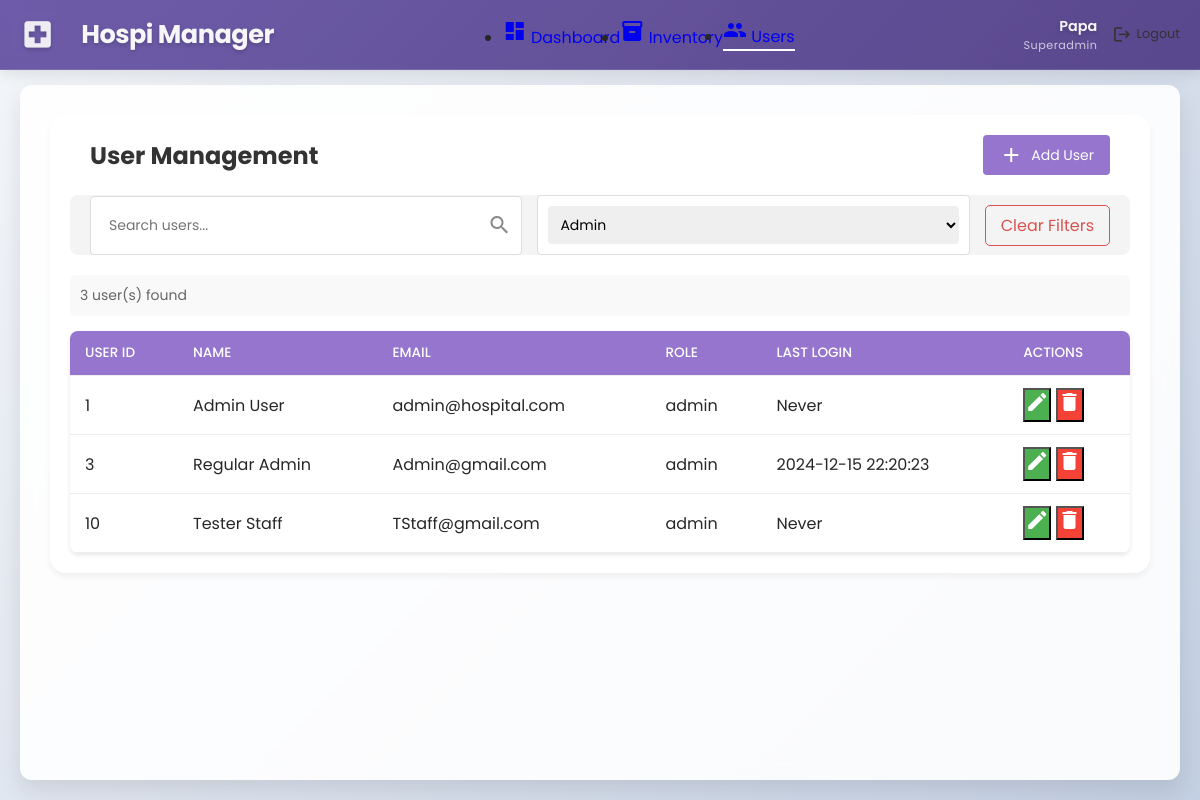
/view/admin/users.php?role=admin (signed in), run on the app's committed database.
### tables this page shows
CREATE TABLE `users` (
  `user_id` int(11) NOT NULL,
  `first_name` varchar(50) NOT NULL,
  `last_name` varchar(50) NOT NULL,
  `email` varchar(100) NOT NULL,
  `password` varchar(255) NOT NULL,
  `role` enum('admin','superadmin','staff') NOT NULL,
  `created_at` timestamp NOT NULL DEFAULT current_timestamp(),
  `last_login` datetime DEFAULT NULL
);

### view/admin/users.php (the view, shortened to what this page needs)
<?php
require_once BASE_PATH . '/functions/dashboard_functions.php';
$userRole = $_SESSION['role'];
$fullName = $_SESSION['first_name'] ?? 'User';
$searchQuery = $_GET['search'] ?? '';
$roleFilter = $_GET['role'] ?? '';
$query = "SELECT user_id, first_name, last_name, email, role, last_login FROM users WHERE 1=1";
$params = [];
$types = '';
if (!empty($roleFilter)) {
    $query .= " AND role = ?";
    $params[] = &$roleFilter;
    $types .= 's';
}
$stmt = $conn->prepare($query);
if (!empty($params)) {
    array_unshift($params, $types);
    call_user_func_array([$stmt, 'bind_param'], $params);
}
$stmt->execute();
$result = $stmt->get_result();
$users = $result->fetch_all(MYSQLI_ASSOC);
?>
<!DOCTYPE html>
<html lang="en">
<head>
    <link rel="stylesheet" href="../../assets/css/dashboard.css">
    <link rel="stylesheet" href="../../assets/css/users.css">
    <link rel="stylesheet" href="../../assets/css/styles.css">
</head>
<body>
    <div class="dashboard-container">
        <nav class="top-nav">
            <div class="nav-brand">
                <span class="material-icons">local_hospital</span>
                <span class="brand-name">Hospi Manager</span>
            </div>
            <ul class="nav-menu">
                <li>
                    <a href="dashboard.php">
                        <span class="material-icons">dashboard</span>
                        <span>Dashboard</span>
                    </a>
                </li>
                <li>
                    <a href="inventory.php">
                        <span class="material-icons">inventory</span>
                        <span>Inventory</span>
                    </a>
                </li>
                <li class="active">
                    <a href="users.php">
                        <span class="material-icons">people</span>
                        <span>Users</span>
                    </a>
                </li>
            </ul>
            <div class="nav-profile">
                <div class="user-info">
                    <span class="user-name"><?= htmlspecialchars($fullName) ?></span>
                    <span class="user-role"><?= ucfirst(htmlspecialchars($userRole)) ?></span>
                </div>
                <a href="../../actions/logout.php" class="logout-btn" onclick="return confirm('Are you sure you want to logout?')">
                    <span class="material-icons">logout</span>
                    <span>Logout</span>
                </a>
            </div>
        </nav>
        <main class="main-content">
            <div class="users-container">
                <div class="content-header">
                    <h1>User Management</h1>
                    <button class="add-btn" onclick="openModal('addUserModal')">
                        <span class="material-icons">add</span>
                        Add User
                    </button>
                </div>
                <div class="filters-section">
                    <form id="userFilterForm" method="GET" action="">
                        <div class="search-filter">
                            <input
                                type="text"
                                id="searchInput"
                                name="search"
                                placeholder="Search users..."
                                value="<?= htmlspecialchars($searchQuery) ?>"
                            >
                        </div>
                        <div class="role-filter">
                            <select
                                id="roleFilter"
                                name="role"
                                onchange="this.form.submit()"
                            >
                                <option value="admin" <?= $roleFilter === 'admin' ? 'selected' : '' ?>>Admin</option>
                            </select>
                        </div>
                        <?php if (!empty($searchQuery) || !empty($roleFilter)): ?>
                        <div class="clear-filter">
                            <a href="users.php" class="clear-btn">Clear Filters</a>
                        </div>
                        <?php endif; ?>
                    </form>
                </div>
                <div class="search-results">
                    <?php if (empty($users)): ?>
                        <p class="no-results">No users found matching your search criteria.</p>
                    <?php else: ?>
                        <p class="results-count"><?= count($users) ?> user(s) found</p>
                    <?php endif; ?>
                </div>
                <table class="users-table">
                    <thead>
                        <tr>
                            <th>User ID</th>
                            <th>Name</th>
                            <th>Email</th>
                            <th>Role</th>
                            <th>Last Login</th>
                            <th>Actions</th>
                        </tr>
                    </thead>
                    <tbody>
                        <?php foreach ($users as $user): ?>
                        <tr>
                            <td><?php echo htmlspecialchars($user['user_id']); ?></td>
                            <td><?php echo htmlspecialchars($user['first_name'] . ' ' . $user['last_name']); ?></td>
                            <td><?php echo htmlspecialchars($user['email']); ?></td>
                            <td><?php echo htmlspecialchars($user['role']); ?></td>
                            <td>
                                <?php
                                $lastLogin = $user['last_login'] ?? null;
                                if ($lastLogin) {
                                    $loginTime = new DateTime($lastLogin);
                                    echo htmlspecialchars($loginTime->format('Y-m-d H:i:s'));
                                } else {
                                    echo 'Never';
                                }
                                ?>
                            </td>
                            <td class="actions">
                                <button class="edit-btn" onclick="editUser(<?php echo $user['user_id']; ?>)">
                                    <span class="material-icons">edit</span>
                                </button>
                                <button class="delete-btn" onclick="deleteUser(<?php echo $user['user_id']; ?>)">
                                    <span class="material-icons">delete</span>
                                </button>
                            </td>
                        </tr>
                        <?php endforeach; ?>
                    </tbody>
                </table>
            </div>
        </main>
    </div>
</body>
</html>

### assets/css/dashboard.css (style rules this page uses)
:root { --primary-color: rgb(161, 142, 224); --primary-light: rgba(161, 142, 224, 0.1); --primary-dark: rgb(131, 112, 194); --success-color: rgb(72, 187, 120); --warning-color: rgb(246, 173, 85); --danger-color: rgb(245, 101, 101); --text-dark: rgb(39, 39, 39); --text-light: rgb(107, 114, 128); --white: #ffffff; --background: rgb(249, 250, 251); --nav-height: 4rem; }
* { margin: 0; padding: 0; box-sizing: border-box; font-family: 'Poppins', sans-serif; }
body, html { margin: 0; padding: 0; width: 100%; height: 100%; font-family: 'Poppins', sans-serif; background: linear-gradient(135deg, #f5f7fa 0%, #c3cfe2 100%); background-attachment: fixed; overflow-x: hidden; }
body { color: var(--text-dark); min-height: 100vh; padding-top: 70px; }
.dashboard-container { display: flex; min-height: 100vh; padding-top: 65px; width: 100%; }
.main-content { flex-grow: 1; margin-top: 20px; padding: 20px; max-width: 1200px; width: 100%; margin-left: auto; margin-right: auto; background: rgba(255, 255, 255, 0.9); border-radius: 12px; box-shadow: 0 10px 25px rgba(0, 0, 0, 0.1); backdrop-filter: blur(10px); }
.top-nav { position: fixed; margin-top: 0px; top: 0; left: 0; right: 0; display: flex; justify-content: space-between; align-items: center; height: 70px; background: linear-gradient(135deg, rgba(95, 75, 160, 0.9) 0%, rgba(75, 55, 130, 0.9) 100%); box-shadow: 0 4px 15px rgba(0, 0, 0, 0.1); z-index: 1000; padding: 0 40px; backdrop-filter: blur(10px); border-bottom: 1px solid rgba(255, 255, 255, 0.1); }
.top-nav { display: flex; justify-content: space-between; align-items: center; padding: 10px 20px; }
.nav-brand { display: flex; align-items: center; gap: 1rem; }
.nav-brand .material-icons { color: rgba(255, 255, 255, 0.9); font-size: 2.2rem; margin-right: 10px; text-shadow: 0 2px 4px rgba(0, 0, 0, 0.2); }
.nav-brand .brand-name { color: rgba(255, 255, 255, 0.95); font-size: 1.6rem; font-weight: 700; letter-spacing: -0.5px; text-shadow: 0 2px 4px rgba(0, 0, 0, 0.2); }
.nav-menu { display: flex; align-items: center; }
.nav-profile { display: flex; align-items: center; gap: 15px; }
.user-info { display: flex; flex-direction: column; align-items: flex-end; }
.user-name { font-weight: 600; font-size: 0.9rem; color: rgba(255, 255, 255, 0.95); text-shadow: 0 2px 4px rgba(0, 0, 0, 0.2); }
.user-role { font-size: 0.7rem; color: rgba(255, 255, 255, 0.7); letter-spacing: 0.5px; text-transform: capitalize; }
.logout-btn { display: flex; align-items: center; gap: 5px; text-decoration: none; color: #333; font-size: 0.8rem; }
.logout-btn .material-icons { font-size: 1.2rem; }
.filters-section { display: flex; justify-content: space-between; align-items: center; margin-bottom: 20px; padding: 10px; background-color: #f4f4f4; border-radius: 8px; }
#userFilterForm { display: flex; align-items: center; gap: 15px; width: 100%; }
.search-filter { position: relative; flex-grow: 1; }
.search-filter input { width: 100%; padding: 10px 40px 10px 15px; border: 1px solid #ddd; border-radius: 5px; font-size: 14px; }
.role-filter select { padding: 10px; border: 1px solid #ddd; border-radius: 5px; font-size: 14px; }
.clear-filter .clear-btn { color: #d9534f; text-decoration: none; padding: 8px 15px; border: 1px solid #d9534f; border-radius: 5px; transition: all 0.3s ease; }
.search-results { margin-bottom: 15px; padding: 10px; background-color: #f9f9f9; border-radius: 5px; }
.results-count { color: #666; font-size: 14px; }

### assets/css/styles.css (style rules this page uses)
* { padding: 0; margin: 0; font-family: "Poppins", sans-serif; box-sizing: border-box; text-decoration: none; }
body, html { margin: 0; padding: 0; width: 100%; height: 100%; font-family: Arial, sans-serif; background: linear-gradient(135deg, #f5f7fa 0%, #c3cfe2 100%); background-attachment: fixed; overflow-x: hidden; }
main { background: rgba(255, 255, 255, 0.9); border-radius: 12px; box-shadow: 0 10px 25px rgba(0, 0, 0, 0.1); padding: 30px; margin: 20px; backdrop-filter: blur(10px); }
nav { position: absolute; top: 0; display: flex; justify-content: space-around; width: 100%; height: 100px; background: linear-gradient(rgba(39, 39, 39, 0.6), transparent); z-index: 100; }
.link:hover, .active { border-bottom: 2px solid #fff; }
nav { margin-top: 10px; }

### data on the page
users: user_id "1", first_name+last_name "Admin User", email "admin@hospital.com", role "admin", shows "Never"
users: user_id "3", first_name+last_name "Regular Admin", email "Admin@gmail.com", role "admin", last_login "2024-12-15 22:20:23"
users: user_id "10", first_name+last_name "Tester Staff", email "TStaff@gmail.com", role "admin", shows "Never"

### other printed values
$fullName "Papa"
$userRole "Superadmin"
count($users) "3"
